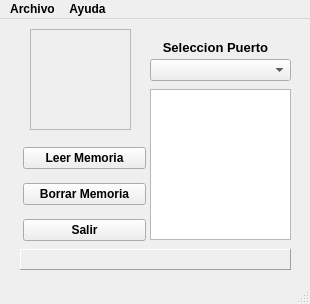
<?xml version="1.0" encoding="UTF-8"?>
<ui version="4.0">
 <class>MainWindow</class>
 <widget class="QMainWindow" name="MainWindow">
  <property name="geometry">
   <rect>
    <x>0</x>
    <y>0</y>
    <width>310</width>
    <height>304</height>
   </rect>
  </property>
  <property name="sizePolicy">
   <sizepolicy hsizetype="Fixed" vsizetype="Fixed">
    <horstretch>0</horstretch>
    <verstretch>0</verstretch>
   </sizepolicy>
  </property>
  <property name="font">
   <font>
    <italic>false</italic>
    <bold>true</bold>
   </font>
  </property>
  <property name="windowTitle">
   <string>Bump Integrator 2026</string>
  </property>
  <property name="windowIcon">
   <iconset>
    <normaloff>../../../../.designer/LogoInversiones.png</normaloff>../../../../.designer/LogoInversiones.png</iconset>
  </property>
  <property name="styleSheet">
   <string notr="true"/>
  </property>
  <property name="iconSize">
   <size>
    <width>36</width>
    <height>36</height>
   </size>
  </property>
  <widget class="QWidget" name="centralwidget">
   <widget class="QComboBox" name="PuertoS">
    <property name="geometry">
     <rect>
      <x>150</x>
      <y>40</y>
      <width>141</width>
      <height>22</height>
     </rect>
    </property>
   </widget>
   <widget class="QLabel" name="Selec">
    <property name="geometry">
     <rect>
      <x>140</x>
      <y>20</y>
      <width>151</width>
      <height>16</height>
     </rect>
    </property>
    <property name="font">
     <font>
      <pointsize>10</pointsize>
      <italic>false</italic>
      <bold>true</bold>
     </font>
    </property>
    <property name="text">
     <string>Seleccion Puerto</string>
    </property>
    <property name="alignment">
     <set>Qt::AlignmentFlag::AlignCenter</set>
    </property>
   </widget>
   <widget class="QWidget" name="verticalLayoutWidget">
    <property name="geometry">
     <rect>
      <x>23</x>
      <y>120</y>
      <width>123</width>
      <height>112</height>
     </rect>
    </property>
    <layout class="QVBoxLayout" name="verticalLayout">
     <item>
      <widget class="QPushButton" name="BLeer">
       <property name="font">
        <font>
         <pointsize>9</pointsize>
         <italic>false</italic>
         <bold>true</bold>
        </font>
       </property>
       <property name="text">
        <string>Leer Memoria</string>
       </property>
      </widget>
     </item>
     <item>
      <widget class="QPushButton" name="BBorrar">
       <property name="font">
        <font>
         <pointsize>9</pointsize>
         <italic>false</italic>
         <bold>true</bold>
        </font>
       </property>
       <property name="text">
        <string>Borrar Memoria</string>
       </property>
      </widget>
     </item>
     <item>
      <widget class="QPushButton" name="BSalir">
       <property name="font">
        <font>
         <pointsize>9</pointsize>
         <italic>false</italic>
         <bold>true</bold>
        </font>
       </property>
       <property name="text">
        <string>Salir</string>
       </property>
      </widget>
     </item>
    </layout>
   </widget>
   <widget class="QLabel" name="Icono">
    <property name="geometry">
     <rect>
      <x>30</x>
      <y>10</y>
      <width>101</width>
      <height>101</height>
     </rect>
    </property>
    <property name="styleSheet">
     <string notr="true">image: url(:/images/usb2.png);</string>
    </property>
    <property name="frameShape">
     <enum>QFrame::Shape::StyledPanel</enum>
    </property>
    <property name="frameShadow">
     <enum>QFrame::Shadow::Raised</enum>
    </property>
    <property name="lineWidth">
     <number>0</number>
    </property>
    <property name="midLineWidth">
     <number>0</number>
    </property>
    <property name="text">
     <string/>
    </property>
    <property name="textFormat">
     <enum>Qt::TextFormat::AutoText</enum>
    </property>
    <property name="scaledContents">
     <bool>true</bool>
    </property>
    <property name="wordWrap">
     <bool>false</bool>
    </property>
    <property name="margin">
     <number>0</number>
    </property>
   </widget>
   <widget class="QLabel" name="Estado">
    <property name="geometry">
     <rect>
      <x>20</x>
      <y>230</y>
      <width>271</width>
      <height>21</height>
     </rect>
    </property>
    <property name="frameShape">
     <enum>QFrame::Shape::Panel</enum>
    </property>
    <property name="frameShadow">
     <enum>QFrame::Shadow::Raised</enum>
    </property>
    <property name="text">
     <string/>
    </property>
    <property name="alignment">
     <set>Qt::AlignmentFlag::AlignCenter</set>
    </property>
   </widget>
   <widget class="QListWidget" name="ListB">
    <property name="enabled">
     <bool>true</bool>
    </property>
    <property name="geometry">
     <rect>
      <x>150</x>
      <y>70</y>
      <width>141</width>
      <height>151</height>
     </rect>
    </property>
    <property name="styleSheet">
     <string notr="true"/>
    </property>
    <property name="frameShape">
     <enum>QFrame::Shape::StyledPanel</enum>
    </property>
    <property name="frameShadow">
     <enum>QFrame::Shadow::Raised</enum>
    </property>
   </widget>
  </widget>
  <widget class="QMenuBar" name="menubar">
   <property name="geometry">
    <rect>
     <x>0</x>
     <y>0</y>
     <width>310</width>
     <height>21</height>
    </rect>
   </property>
   <widget class="QMenu" name="menuArchivo">
    <property name="font">
     <font>
      <italic>false</italic>
      <bold>true</bold>
     </font>
    </property>
    <property name="title">
     <string>Archivo</string>
    </property>
    <addaction name="MenuL"/>
    <addaction name="MenuB"/>
    <addaction name="MenuR"/>
    <addaction name="separator"/>
    <addaction name="MenuS"/>
   </widget>
   <widget class="QMenu" name="menuAcerca_de">
    <property name="title">
     <string>Ayuda</string>
    </property>
    <addaction name="MenuA"/>
   </widget>
   <addaction name="menuArchivo"/>
   <addaction name="menuAcerca_de"/>
  </widget>
  <widget class="QStatusBar" name="statusbar">
   <property name="layoutDirection">
    <enum>Qt::LayoutDirection::LeftToRight</enum>
   </property>
  </widget>
  <action name="MenuL">
   <property name="text">
    <string>Leer memoria</string>
   </property>
   <property name="font">
    <font>
     <bold>true</bold>
    </font>
   </property>
  </action>
  <action name="MenuB">
   <property name="text">
    <string>Borrar Memoria</string>
   </property>
  </action>
  <action name="MenuR">
   <property name="text">
    <string>Recuperar</string>
   </property>
  </action>
  <action name="actionSalir">
   <property name="text">
    <string>Salir</string>
   </property>
  </action>
  <action name="MenuS">
   <property name="text">
    <string>Salir</string>
   </property>
  </action>
  <action name="MenuA">
   <property name="text">
    <string>Acerca de ...</string>
   </property>
  </action>
 </widget>
 <resources>
  <include location="icono.qrc"/>
 </resources>
 <connections/>
</ui>
